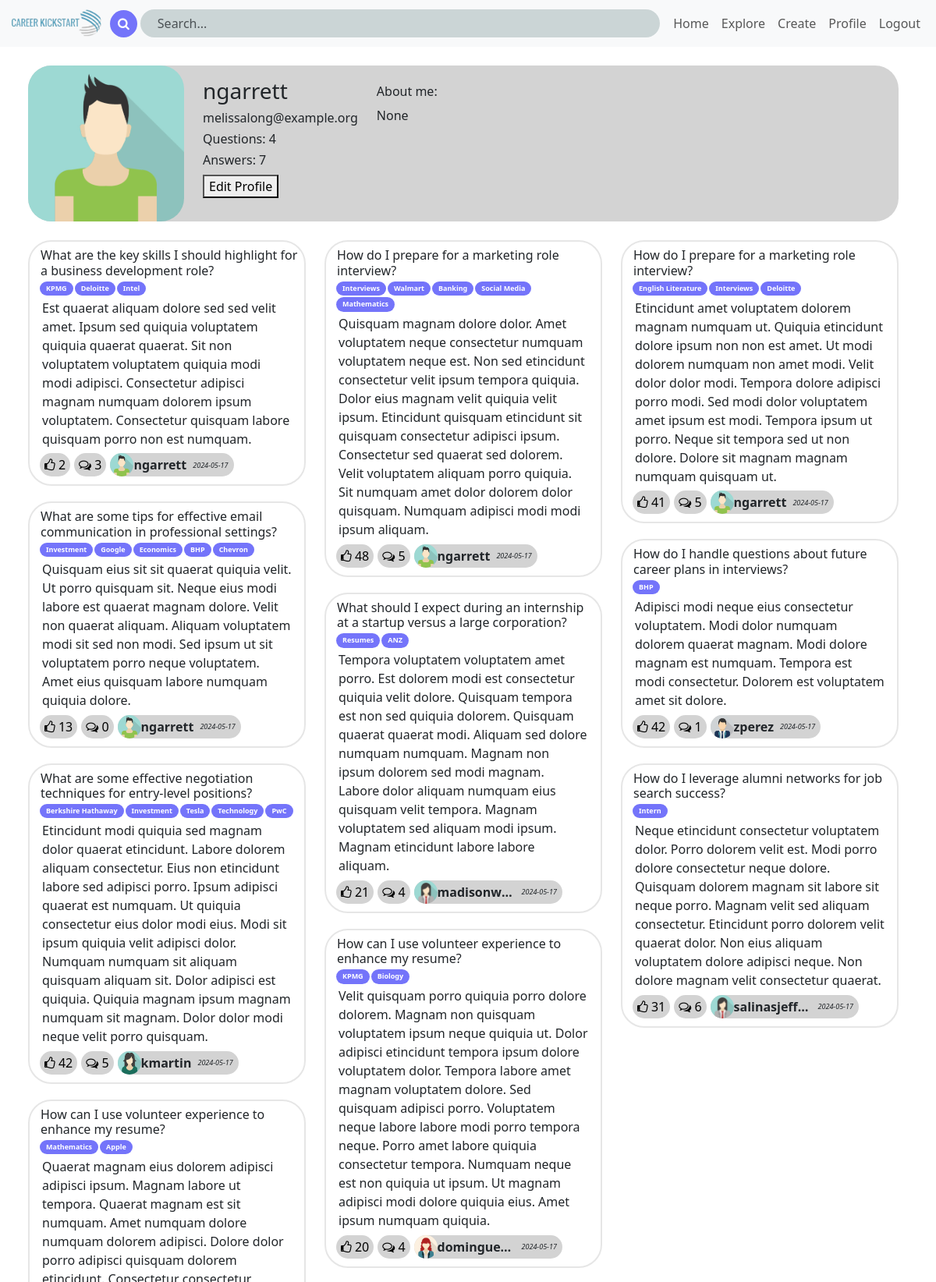
Page /profilepage/ngarrett (signed in, upper part) on the committed database.
### app/models.py (models this page shows, shortened)
class User(UserMixin, db.Model):
    __tablename__ = 'users'
    id = db.Column(db.Integer, primary_key=True, autoincrement=True)
    username = db.Column(db.String(30), unique=True)
    email = db.Column(db.String(100), unique=True)
    password_hash = db.Column(db.String(128))
    profile_pic = db.Column(db.String(12))
    about_me = db.Column(db.String(200), nullable=True)
    user_questions = db.relationship('Question', back_populates='user', lazy=True)
    user_answers = db.relationship('Answer', back_populates='user', lazy=True)
    def to_dict_pfp(self):
        numQ = Question.query.filter_by(user_id=self.id).count()
        numA = Answer.query.filter_by(user_id=self.id).count()
        return {'id':str(self.id),'username':self.username, 'email':self.email, 'aboutme':self.about_me, 'numQ':numQ, 'numA':numA, 'pfp':self.profile_pic}

class Question(db.Model):
    __tablename__ = 'questions'
    question_id = db.Column(db.Integer, primary_key=True, autoincrement=True)
    user_id = db.Column(db.Integer, db.ForeignKey('users.id'), nullable=False)
    title = db.Column(db.String(100), nullable=False)
    description = db.Column(db.String(2000), nullable=False)
    date_created = db.Column(db.DateTime, default=func.now())
    likes = db.Column(db.Integer)
    comments = db.Column(db.Integer)
    user = db.relationship('User', back_populates='user_questions')
    tags = db.relationship('Question_Tag', back_populates='question', lazy=True)
    answers = db.relationship('Answer', back_populates='question', lazy=True)

class Question_Tag(db.Model):
    __tablename__ = 'question_tags'
    qt_id = db.Column(db.Integer, primary_key=True, autoincrement=True)
    question_id = db.Column(db.Integer, db.ForeignKey('questions.question_id'))
    tag_id = db.Column(db.Integer, db.ForeignKey('tags.tag_id'))
    tag = db.relationship('Tag', back_populates='question_tags')
    question = db.relationship('Question', back_populates='tags')

class Tag(db.Model):
    __tablename__ = 'tags'
    tag_id = db.Column(db.Integer, primary_key=True, autoincrement=True)
    tag = db.Column(db.String(40), unique=True)
    category = db.Column(db.String(40))
    question_tags = db.relationship('Question_Tag', back_populates='tag', lazy=True)

### app/routes.py (the view)
@app.route('/profilepage/<Username>', methods=['GET', 'POST'])
@login_required
def load_profile_page(Username):
    if not current_user.is_authenticated:
        return redirect(url_for('login'))
    return UserController.edit_profile(Username)

### app/forms.py
class EditProfileForm(FlaskForm):
    username = StringField('Username', validators=[validate_user_exist])
    about_me = TextAreaField('About me', validators=[Length(min=0, max=140)])
    new_password = PasswordField('New Password')
    submit = SubmitField('Submit')

### app/controller.py (called while the page is built, shortened)
    def edit_profile(Username):
        form=EditProfileForm()
        user_info = User.query.filter_by(username=Username).first()
        if user_info is None:
            return jsonify({"error": "Question not found"}), 404
        user_q = Question.query.filter_by(user_id=user_info.id).all()
        user_a = Answer.query.filter_by(user_id=user_info.id).all()
        posts = user_q
        for ans in user_a:
            posts.append(ans.question)
        return render_template('profilePage.html',posts=posts,form=form,user=user_info.to_dict_pfp())

### app/models.py (called while the page is built)
@login.user_loader
def load_student(id):
  return User.query.get(int(id))

### app/templates/profilePage.html (shortened to what this page needs)
<!DOCTYPE html>
<html>
    <head>
        <link href="https://cdn.jsdelivr.net/npm/bootstrap@5.3.3/dist/css/bootstrap.min.css" rel="stylesheet">
        <link rel="stylesheet" href="https://cdnjs.cloudflare.com/ajax/libs/font-awesome/4.7.0/css/font-awesome.min.css">
        <link rel="stylesheet" type="text/css" href="profilePageStyleSheet.css">
        <link rel="stylesheet" type="text/css" href="{{ url_for('static', filename='navbarStyle.css') }}">
        <link rel="stylesheet" type="text/css" href="{{ url_for('static', filename='card.css') }}">
    </head>
    <body>
        {% include "navbar.html" %}
        <div class="container m-4">
            <div class="user-info d-flex">
                <img class="profil-pic" src="{{ url_for('static', filename=user.pfp) }}" style="height: 200px; width: 200px; border-radius: 30px;">
                <div id="user-post-related" class="mx-4 mt-3">
                    <h3>{{ user.username }}</h3>
                    <h6>{{ user.email }}</h6>
                    <h6>Questions: {{ user.numQ }}</h6>
                    <h6>Answers: {{ user.numA }}</h6>
                    <button id="openCreateModal" data-bs-toggle="modal" data-bs-target="#createModal">
                        Edit Profile
                    </button>
                </div>
                <div id="aboutme" class="mt-4">
                    <h6>About me:</h6>
                    <p>{{ user.aboutme }}</p>
                </div>
            </div>
            <div id="involved-in" class="row mt-4">
                <div class="col">
                {% for question in posts[0::3] %}
                    {% include 'card.html' %}
                {% endfor %}
                </div>
                <div class="col">
                {% for question in posts[1::3] %}
                    {% include 'card.html' %}
                {% endfor %}
                </div>
                <div class="col">
                {% for question in posts[2::3] %}
                    {% include 'card.html' %}
                {% endfor %}
                </div>
            </div>
        </div>
    </body>
</html>

### app/templates/card.html
<div id="{{ question.question_id }}" class="card">
    <div class="card-title">
        <h6>{{question.title}}</h6>
    </div>
    <div class="card-subtitle d-flex">
        {% for itag in question.tags %}
        <p> {{itag.tag.tag}} </p>
        {% endfor %}
    </div>
    <div class="card-body">
        <p class="card-text">{{question.description}}</p>
    </div>
    <div class="card-action d-flex">
        <button class="like" aria-pressed="false" type="button"><i class="fa fa-thumbs-o-up"></i> {{question.likes}}</button>
        <button class="comment" aria-pressed="false" type="button"><i class="fa fa-comments-o"></i> {{question.comments}}</button>
        <div class="user-info d-flex align-items-center justify-content-center">
            <a href="/profilepage/{{ question.user.username }}">
                <img class="profil-pic" src="{{ url_for('static', filename=question.user.profile_pic) }}" style="height: 30px; width: 30px; border-radius: 30px;">
            </a>
            <b class="d-inline-block text-truncate" style="max-width: 100px;"> {{ question.user.username }}</b>
            <i class="ms-2"> {{ question.date_created.date() }}</i>
        </div>
    </div>
</div>

### app/static/card.css (style rules this page uses)
.card { border-radius: 30px; margin-bottom: 20px; width:100%; border-color: rgb(230, 230, 230); border-width: 2px; }
.card-body { padding-top: 0.1rem; padding-bottom: 0.1rem; }
.card-title { padding-top: 0.5rem; margin-bottom: 0px; margin-right:4px; padding-left: 14px; border-top-left-radius: 30px; border-top-right-radius: 30px; }
.card-subtitle > p { padding-right: 8px; padding-left: 8px; padding-top: 2px; padding-bottom: 3px; margin-right: 2px; margin-bottom: 2px; background-color: rgb(116, 116, 250); color: white; border-radius: 20px; font-size:xx-small; font-weight: bold; max-width: 100%; white-space: nowrap; }
.card-subtitle { margin-left: 13px; margin-right: 10px; flex-direction: row; display: flex; flex-wrap: wrap; }
.card-action > button { border-radius: 30px; border-width: 0px; background-color: lightgray; margin-right: 5px; }
.card-action > b,i { font-size: xx-small; }
.card-action { margin-left: 13px; margin-bottom: 10px; margin-top: 5px; }
.user-info { background-color: lightgray; border-radius: 30px; padding-right: 7px; }

### rows in the picture
User: profile_pic (picture), username "ngarrett", email "melissalong@example.org"
Question: title "What are the key skills I should highlight for a business development role?", description "Est quaerat aliquam dolore sed sed velit amet. Ipsum sed quiquia voluptatem quiquia quaerat quaerat. Sit non voluptatem voluptatem quiquia modi modi adipisci. Consectetur adipisci magnam numquam dolorem ipsum voluptatem. Consectetur quisquam labore quisquam porro non est numquam.", likes "2", comments "3", profile_pic (picture), user.username "ngarrett", date_created "2024-05-17"
Question_Tag: tag.tag "KPMG"
Question_Tag: tag.tag "Deloitte"
Question_Tag: tag.tag "Intel"
Question: title "What are some tips for effective email communication in professional settings?", description "Quisquam eius sit sit quaerat quiquia velit. Ut porro quisquam sit. Neque eius modi labore est quaerat magnam dolore. Velit non quaerat aliquam. Aliquam voluptatem modi sit sed non modi. Sed ipsum ut sit voluptatem porro neque voluptatem. Amet eius quisquam labore numquam quiquia dolore.", likes "13", comments "0", profile_pic (picture), user.username "ngarrett", date_created "2024-05-17"
Question_Tag: tag.tag "Investment"
Question_Tag: tag.tag "Google"
Question_Tag: tag.tag "Economics"
Question_Tag: tag.tag "BHP"
Question_Tag: tag.tag "Chevron"
Question: title "What are some effective negotiation techniques for entry-level positions?", description "Etincidunt modi quiquia sed magnam dolor quaerat etincidunt. Labore dolorem aliquam consectetur. Eius non etincidunt labore sed adipisci porro. Ipsum adipisci quaerat est numquam. Ut quiquia consectetur eius dolor modi eius. Modi sit ipsum quiquia velit adipisci dolor. Numquam numquam sit aliquam quisquam aliquam sit. Dolor adipisci est quiquia. Quiquia magnam ipsum magnam numquam sit magnam. Dolor dolor modi neque velit porro quisquam.", likes "42", comments "5", profile_pic (picture), user.username "kmartin", date_created "2024-05-17"
Question_Tag: tag.tag "Berkshire Hathaway"
Question_Tag: tag.tag "Investment"
Question_Tag: tag.tag "Tesla"
Question_Tag: tag.tag "Technology"
Question_Tag: tag.tag "PwC"
Question: title "How can I use volunteer experience to enhance my resume?"
Question_Tag: tag.tag "Mathematics"
Question_Tag: tag.tag "Apple"
Question: title "How do I prepare for a marketing role interview?", description "Quisquam magnam dolore dolor. Amet voluptatem neque consectetur numquam voluptatem neque est. Non sed etincidunt consectetur velit ipsum tempora quiquia. Dolor eius magnam velit quiquia velit ipsum. Etincidunt quisquam etincidunt sit quisquam consectetur adipisci ipsum. Consectetur sed quaerat sed dolorem. Velit voluptatem aliquam porro quiquia. Sit numquam amet dolor dolorem dolor quisquam. Numquam adipisci modi modi ipsum aliquam.", likes "48", comments "5", profile_pic (picture), user.username "ngarrett", date_created "2024-05-17"
Question_Tag: tag.tag "Interviews"
Question_Tag: tag.tag "Walmart"
Question_Tag: tag.tag "Banking"
Question_Tag: tag.tag "Social Media"
Question_Tag: tag.tag "Mathematics"
Question: title "What should I expect during an internship at a startup versus a large corporation?", description "Tempora voluptatem voluptatem amet porro. Est dolorem modi est consectetur quiquia velit dolore. Quisquam tempora est non sed quiquia dolorem. Quisquam quaerat quaerat modi. Aliquam sed dolore numquam numquam. Magnam non ipsum dolorem sed modi magnam. Labore dolor aliquam numquam eius quisquam velit tempora. Magnam voluptatem sed aliquam modi ipsum. Magnam etincidunt labore labore aliquam.", likes "21", comments "4", profile_pic (picture), user.username "madisonw…", date_created "2024-05-17"
Question_Tag: tag.tag "Resumes"
Question_Tag: tag.tag "ANZ"
Question: title "How can I use volunteer experience to enhance my resume?", description "Velit quisquam porro quiquia porro dolore dolorem. Magnam non quisquam voluptatem ipsum neque quiquia ut. Dolor adipisci etincidunt tempora ipsum dolore voluptatem dolor. Tempora labore amet magnam voluptatem dolore. Sed quisquam adipisci porro. Voluptatem neque labore labore modi porro tempora neque. Porro amet labore quiquia consectetur tempora. Numquam neque est non quiquia ut ipsum. Ut magnam adipisci modi dolore quiquia eius. Amet ipsum numquam quiquia.", likes "20", comments "4", profile_pic (picture), user.username "domingue…", date_created "2024-05-17"
Question_Tag: tag.tag "KPMG"
Question_Tag: tag.tag "Biology"
Question: title "How do I prepare for a marketing role interview?", description "Etincidunt amet voluptatem dolorem magnam numquam ut. Quiquia etincidunt dolore ipsum non non est amet. Ut modi dolorem numquam non amet modi. Velit dolor dolor modi. Tempora dolore adipisci porro modi. Sed modi dolor voluptatem amet ipsum est modi. Tempora ipsum ut porro. Neque sit tempora sed ut non dolore. Dolore sit magnam magnam numquam quisquam ut.", likes "41", comments "5", profile_pic (picture), user.username "ngarrett", date_created "2024-05-17"
Question_Tag: tag.tag "English Literature"
Question_Tag: tag.tag "Interviews"
Question_Tag: tag.tag "Deloitte"
Question: title "How do I handle questions about future career plans in interviews?", description "Adipisci modi neque eius consectetur voluptatem. Modi dolor numquam dolorem quaerat magnam. Modi dolore magnam est numquam. Tempora est modi consectetur. Dolorem est voluptatem amet sit dolore.", likes "42", comments "1", profile_pic (picture), user.username "zperez", date_created "2024-05-17"
Question_Tag: tag.tag "BHP"
Question: title "How do I leverage alumni networks for job search success?", description "Neque etincidunt consectetur voluptatem dolor. Porro dolorem velit est. Modi porro dolore consectetur neque dolore. Quisquam dolorem magnam sit labore sit neque porro. Magnam velit sed aliquam consectetur. Etincidunt porro dolorem velit quaerat dolor. Non eius aliquam voluptatem dolore adipisci neque. Non dolore magnam velit consectetur quaerat.", likes "31", comments "6", profile_pic (picture), user.username "salinasjeff…", date_created "2024-05-17"
Question_Tag: tag.tag "Intern"

### other values in the picture
{{ user.numQ }} "4"
{{ user.numA }} "7"
{{ user.aboutme }} "None"
